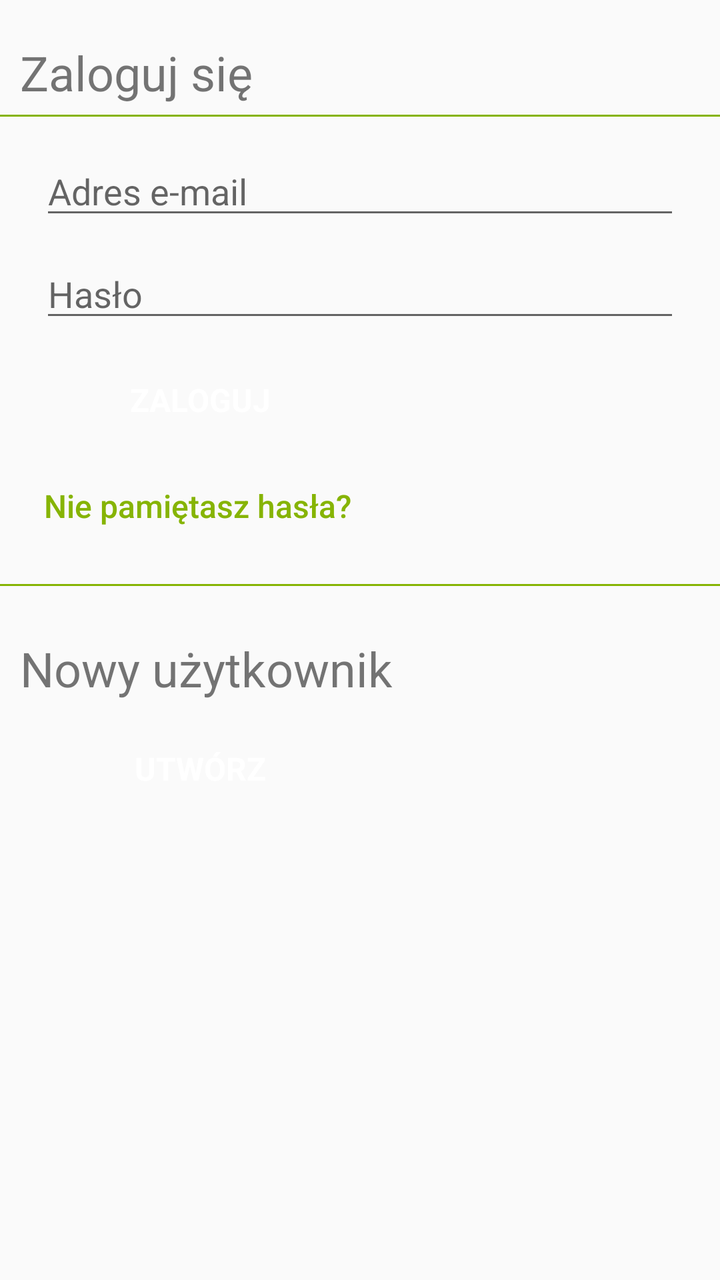
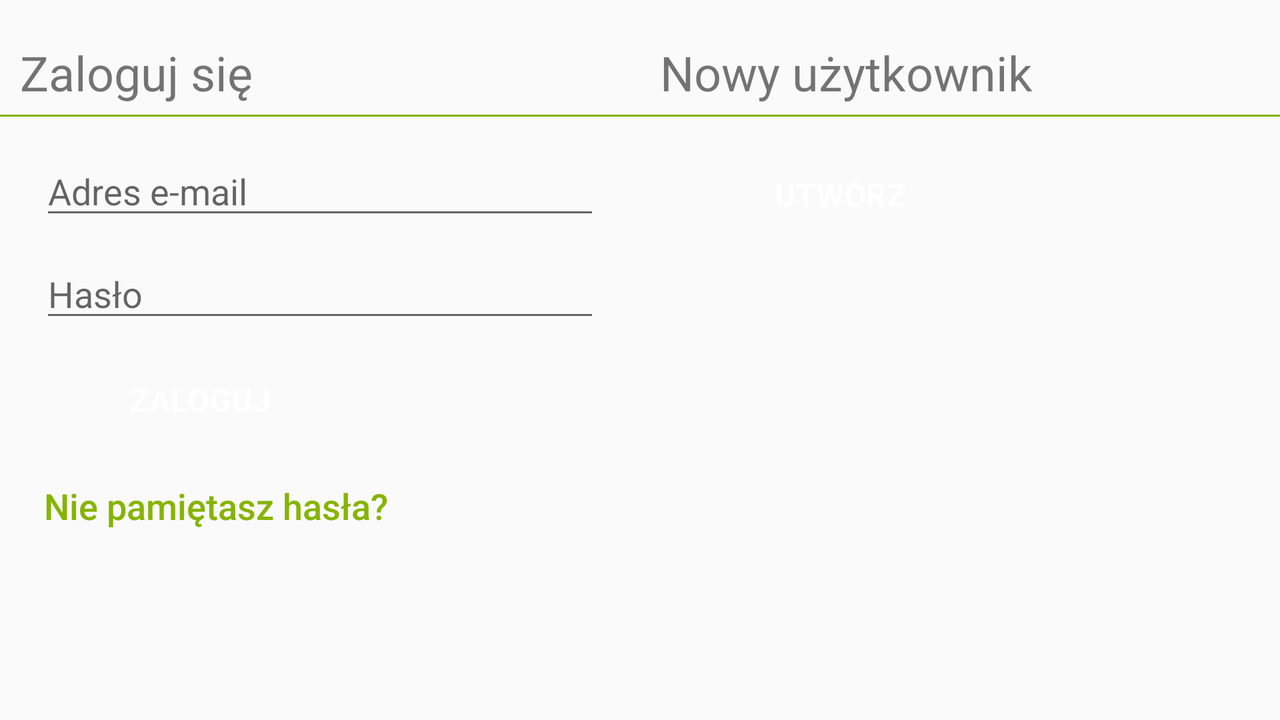

The same Android screen from two of the app's own layout files: first res/layout/ as a phone draws it, then the repository's variant for another configuration, drawn on a device whose configuration selects that folder. Both files follow.
<!-- AndroidManifest.xml: application theme AppTheme -->
<!-- res/layout/fragment_login.xml -->
<?xml version="1.0" encoding="utf-8"?>
<RelativeLayout xmlns:android="http://schemas.android.com/apk/res/android"
    android:layout_width="match_parent"
    android:layout_height="match_parent"
    xmlns:tools="http://schemas.android.com/tools"
    tools:context="pl.openpkw.openpkwmobile.fragments.LoginFragment">

    <TextView
        android:id="@+id/login.label.top"
        android:layout_width="match_parent"
        android:layout_height="wrap_content"
        android:layout_marginStart="@dimen/margin.login.left"
        android:layout_marginTop="@dimen/margin.login.top"
        android:text="@string/login.label.login"
        android:textSize="@dimen/fontsize.login.label" />

    <View
        android:id="@+id/login.separator.top"
        android:layout_width="match_parent"
        android:layout_height="@dimen/height.login.separator.top"
        android:layout_below="@id/login.label.top"
        android:layout_marginBottom="@dimen/margin.login.separator.bottom"
        android:layout_marginTop="@dimen/margin.login.separator.top"
        android:background="@color/green" />

    <EditText
        android:id="@+id/login.edittext.user"
        android:layout_width="match_parent"
        android:layout_height="wrap_content"
        android:layout_below="@id/login.separator.top"
        android:layout_marginStart="@dimen/margin.login.edittext.user.left"
        android:layout_marginEnd="@dimen/margin.login.edittext.user.right"
        android:layout_marginTop="@dimen/margin.login.edittext.user.top"
        android:hint="@string/login.label.edittext.user"
        android:inputType="textEmailAddress"
        android:textSize="@dimen/fontsize.login.edittext" />

    <EditText
        android:id="@+id/login.edittext.password"
        android:layout_width="match_parent"
        android:layout_height="wrap_content"
        android:layout_below="@id/login.edittext.user"
        android:layout_marginStart="@dimen/margin.login.edittext.password.left"
        android:layout_marginEnd="@dimen/margin.login.edittext.password.right"
        android:layout_marginTop="@dimen/margin.login.edittext.password.top"
        android:hint="@string/login.label.edittext.password"
        android:inputType="textPassword"
        android:textSize="@dimen/fontsize.login.edittext" />

    <Button
        android:id="@+id/login.button.login"
        android:layout_width="@dimen/width.login.button.login"
        android:layout_height="wrap_content"
        android:layout_below="@id/login.edittext.password"
        android:layout_marginStart="@dimen/margin.login.button.login.left"
        android:layout_marginTop="@dimen/margin.login.button.login.top"
        android:text="@string/login.buttonlabel.login"
        style="@style/green_button"/>

    <Button
        android:id="@+id/login.textlink.fpassword"
        android:layout_width="wrap_content"
        android:layout_height="wrap_content"
        android:layout_below="@id/login.button.login"
        android:layout_marginBottom="@dimen/margin.login.textlink.fpassword.bottom"
        android:paddingStart="2dp"
        android:paddingEnd="2dp"
        android:layout_marginStart="@dimen/margin.login.textlink.fpassword.left"
        android:layout_marginTop="@dimen/margin.login.textlink.fpassword.top"
        android:textAllCaps="false"
        android:textStyle="normal"
        android:background="@android:color/transparent"
        android:text="@string/login.label.fpassword"
        android:textColor="@color/green"
        style="?android:attr/borderlessButtonStyle"
        android:textSize="@dimen/fontsize.login.textlink.fpassword" />

    <View
        android:id="@+id/login.separator.bottom"
        android:layout_width="match_parent"
        android:layout_height="@dimen/height.login.separator.bottom"
        android:layout_below="@id/login.textlink.fpassword"
        android:layout_marginBottom="@dimen/margin.login.separator.bottom"
        android:layout_marginTop="@dimen/margin.login.separator.top"
        android:background="@color/green" />

    <TextView
        android:id="@+id/login.label.register"
        android:layout_width="match_parent"
        android:layout_height="wrap_content"
        android:layout_below="@id/login.separator.bottom"
        android:layout_marginStart="@dimen/margin.login.left"
        android:layout_marginTop="@dimen/margin.login.top"
        android:text="@string/login.label.newaccount"
        android:textSize="@dimen/fontsize.login.label.register" />

    <Button
        android:id="@+id/login.button.register"
        android:layout_width="@dimen/width.login.button.register"
        android:layout_height="wrap_content"
        android:layout_below="@id/login.label.register"
        android:layout_marginStart="@dimen/margin.login.button.register.left"
        android:layout_marginTop="@dimen/margin.login.button.register.top"
        android:text="@string/login.buttonlabel.newaccount"
        style="@style/green_button"/>

</RelativeLayout>
<!-- resources referenced by this layout -->
<resources>
  <item name="green" type="color">#86B404</item>
  <dimen name="fontsize.login.edittext">18sp</dimen>
  <dimen name="fontsize.login.label">24sp</dimen>
  <dimen name="fontsize.login.label.register">24sp</dimen>
  <!-- from res/values-w360dp/ -->
  <dimen name="fontsize.login.textlink.fpassword">16sp</dimen>
  <dimen name="height.login.separator.bottom">1dp</dimen>
  <dimen name="height.login.separator.top">1dp</dimen>
  <dimen name="margin.login.button.login.left">20dp</dimen>
  <dimen name="margin.login.button.login.top">10dp</dimen>
  <dimen name="margin.login.button.register.left">20dp</dimen>
  <dimen name="margin.login.button.register.top">10dp</dimen>
  <dimen name="margin.login.edittext.password.left">20dp</dimen>
  <dimen name="margin.login.edittext.password.right">20dp</dimen>
  <dimen name="margin.login.edittext.password.top">10dp</dimen>
  <dimen name="margin.login.edittext.user.left">20dp</dimen>
  <dimen name="margin.login.edittext.user.right">20dp</dimen>
  <dimen name="margin.login.edittext.user.top">10dp</dimen>
  <dimen name="margin.login.left">10dp</dimen>
  <dimen name="margin.login.separator.bottom">5dp</dimen>
  <dimen name="margin.login.separator.top">5dp</dimen>
  <dimen name="margin.login.textlink.fpassword.bottom">10dp</dimen>
  <dimen name="margin.login.textlink.fpassword.left">20dp</dimen>
  <dimen name="margin.login.textlink.fpassword.top">5dp</dimen>
  <dimen name="margin.login.top">20dp</dimen>
  <dimen name="width.login.button.login">160dp</dimen>
  <dimen name="width.login.button.register">160dp</dimen>
  <string name="login.buttonlabel.login">Zaloguj</string>
  <string name="login.buttonlabel.newaccount">Utwórz</string>
  <string name="login.label.edittext.password">Hasło</string>
  <string name="login.label.edittext.user">Adres e-mail</string>
  <string name="login.label.fpassword">Nie pamiętasz hasła?</string>
  <string name="login.label.login">Zaloguj się</string>
  <string name="login.label.newaccount">Nowy użytkownik</string>
  <!-- from res/values-v23/ -->
  <style name="green_button" parent="@android:style/Widget.Button">
          <item name="android:gravity">center_vertical|center_horizontal</item>
          <item name="android:textColor">@android:color/white</item>
          <item name="android:textSize">16sp</item>
          <item name="android:textStyle">bold</item>
          <item name="android:background">@drawable/green_button</item>
          <item name="android:textAllCaps">true</item>
          <item name="android:focusable">true</item>
          <item name="android:clickable">true</item>
      </style>
  <!-- from res/values-v23/ -->
  <style name="AppTheme" parent="Theme.AppCompat.Light.DarkActionBar">
          <item name="colorControlActivated">@color/green</item>
          <item name="actionOverflowMenuStyle">@style/OverflowMenu</item>
          <item name="dropDownListViewStyle">@style/PopupMenuListView</item>
          <item name="colorPrimary">@color/green</item>
          <item name="colorPrimaryDark">@color/dark_green</item>
      </style>
  <!-- from res/values-v23/ -->
  <style name="OverflowMenu" parent="Widget.AppCompat.PopupMenu.Overflow">
          
          <item name="android:overlapAnchor">false</item>
          <item name="android:dropDownVerticalOffset">4.0dip</item>
      </style>
  <!-- from res/values-v23/ -->
  <style name="PopupMenuListView" parent="@style/Widget.AppCompat.Light.ListView.DropDown">
          <item name="android:divider">@color/green</item>
          <item name="android:dividerHeight">1dp</item>
          <item name="android:showDividers">beginning</item>
      </style>
  <item name="dark_green" type="color">#4B610B</item>
  <!-- drawable green_button_pressed (drawable) -->
  <?xml version="1.0" encoding="utf-8"?>
  <shape xmlns:android="http://schemas.android.com/apk/res/android"
      android:shape="rectangle">
      <corners android:radius="6dp" />
      <solid android:color="@android:color/holo_orange_light" />
  </shape>
</resources>
<!-- res/layout-land/fragment_login.xml (the repository's variant of the layout above) -->
<!-- drawn on the phone turned sideways -->
<?xml version="1.0" encoding="utf-8"?>
<LinearLayout xmlns:android="http://schemas.android.com/apk/res/android"
    android:layout_width="match_parent"
    android:layout_height="match_parent"
    android:weightSum="2">

    <LinearLayout
        android:layout_width="0dp"
        android:layout_height="match_parent"
        android:layout_weight="1"
        android:orientation="vertical">

        <TextView
            android:id="@+id/login.label.top"
            android:layout_width="match_parent"
            android:layout_height="wrap_content"
            android:layout_marginLeft="@dimen/margin.login.left"
            android:layout_marginTop="@dimen/margin.login.top"
            android:text="@string/login.label.login"
            android:textSize="@dimen/fontsize.login.label" />

        <View
            android:id="@+id/login.separator.top"
            android:layout_width="match_parent"
            android:layout_height="@dimen/height.login.separator.top"
            android:layout_below="@id/login.label.top"
            android:layout_marginBottom="@dimen/margin.login.separator.bottom"
            android:layout_marginTop="@dimen/margin.login.separator.top"
            android:background="@color/green" />

        <EditText
            android:id="@+id/login.edittext.user"
            android:layout_width="match_parent"
            android:layout_height="wrap_content"
            android:layout_below="@id/login.separator.top"
            android:layout_marginLeft="@dimen/margin.login.edittext.user.left"
            android:layout_marginRight="@dimen/margin.login.edittext.user.right"
            android:layout_marginTop="@dimen/margin.login.edittext.user.top"
            android:hint="@string/login.label.edittext.user"
            android:textSize="@dimen/fontsize.login.edittext" />

        <EditText
            android:id="@+id/login.edittext.password"
            android:layout_width="match_parent"
            android:layout_height="wrap_content"
            android:layout_below="@id/login.edittext.user"
            android:layout_marginLeft="@dimen/margin.login.edittext.password.left"
            android:layout_marginRight="@dimen/margin.login.edittext.password.right"
            android:layout_marginTop="@dimen/margin.login.edittext.password.top"
            android:hint="@string/login.label.edittext.password"
            android:inputType="textPassword"
            android:textSize="@dimen/fontsize.login.edittext" />

        <Button
            android:id="@+id/login.button.login"
            android:layout_width="@dimen/width.login.button.login"
            android:layout_height="wrap_content"
            android:layout_below="@id/login.edittext.password"
            android:layout_marginLeft="@dimen/margin.login.button.login.left"
            android:layout_marginTop="@dimen/margin.login.button.login.top"
            android:text="@string/login.buttonlabel.login"
            style="@style/green_button"/>
        <Button
            android:id="@+id/login.textlink.fpassword"
            android:layout_width="wrap_content"
            android:layout_height="wrap_content"
            android:layout_below="@id/login.button.login"
            android:layout_marginBottom="@dimen/margin.login.textlink.fpassword.bottom"
            android:paddingLeft="2dp"
            android:layout_marginLeft="@dimen/margin.login.textlink.fpassword.left"
            android:layout_marginTop="@dimen/margin.login.textlink.fpassword.top"
            android:textAllCaps="false"
            android:textStyle="normal"
            android:background="@android:color/transparent"
            android:text="@string/login.label.fpassword"
            android:textColor="@color/green"
            style="?android:attr/borderlessButtonStyle"
            android:textSize="@dimen/fontsize.login.textlink.fpassword" />


    </LinearLayout>

    <LinearLayout
        android:layout_width="0dp"
        android:layout_height="match_parent"
        android:layout_weight="1"
        android:orientation="vertical">

        <TextView
            android:id="@+id/login.label.register"
            android:layout_width="match_parent"
            android:layout_height="wrap_content"
            android:layout_marginLeft="@dimen/margin.login.left"
            android:layout_marginTop="@dimen/margin.login.top"
            android:text="@string/login.label.newaccount"
            android:textSize="@dimen/fontsize.login.label" />

        <View
            android:id="@+id/login.separator.bottom"
            android:layout_width="match_parent"
            android:layout_height="@dimen/height.login.separator.bottom"
            android:layout_below="@id/login.label.register"
            android:layout_marginBottom="@dimen/margin.login.separator.bottom"
            android:layout_marginTop="@dimen/margin.login.separator.top"
            android:background="@color/green" />

        <Button
            android:id="@+id/login.button.register"
            android:layout_width="@dimen/width.login.button.register"
            android:layout_height="wrap_content"
            android:layout_below="@id/login.separator.bottom"
            android:layout_marginLeft="@dimen/margin.login.button.register.left"
            android:layout_marginTop="@dimen/margin.login.button.register.top"
            android:text="@string/login.buttonlabel.newaccount"
            style="@style/green_button"/>
    </LinearLayout>

</LinearLayout>
<!-- resources referenced by the variant -->
<!-- as the phone turned sideways resolves them -->
<resources>
  <item name="green" type="color">#86B404</item>
  <dimen name="fontsize.login.edittext">18sp</dimen>
  <dimen name="fontsize.login.label">24sp</dimen>
  <!-- from res/values-w600dp/ -->
  <dimen name="fontsize.login.textlink.fpassword">18sp</dimen>
  <dimen name="height.login.separator.bottom">1dp</dimen>
  <dimen name="height.login.separator.top">1dp</dimen>
  <dimen name="margin.login.button.login.left">20dp</dimen>
  <dimen name="margin.login.button.login.top">10dp</dimen>
  <dimen name="margin.login.button.register.left">20dp</dimen>
  <dimen name="margin.login.button.register.top">10dp</dimen>
  <dimen name="margin.login.edittext.password.left">20dp</dimen>
  <dimen name="margin.login.edittext.password.right">20dp</dimen>
  <dimen name="margin.login.edittext.password.top">10dp</dimen>
  <dimen name="margin.login.edittext.user.left">20dp</dimen>
  <dimen name="margin.login.edittext.user.right">20dp</dimen>
  <dimen name="margin.login.edittext.user.top">10dp</dimen>
  <dimen name="margin.login.left">10dp</dimen>
  <dimen name="margin.login.separator.bottom">5dp</dimen>
  <dimen name="margin.login.separator.top">5dp</dimen>
  <dimen name="margin.login.textlink.fpassword.bottom">10dp</dimen>
  <dimen name="margin.login.textlink.fpassword.left">20dp</dimen>
  <dimen name="margin.login.textlink.fpassword.top">5dp</dimen>
  <dimen name="margin.login.top">20dp</dimen>
  <dimen name="width.login.button.login">160dp</dimen>
  <dimen name="width.login.button.register">160dp</dimen>
  <string name="login.buttonlabel.login">Zaloguj</string>
  <string name="login.buttonlabel.newaccount">Utwórz</string>
  <string name="login.label.edittext.password">Hasło</string>
  <string name="login.label.edittext.user">Adres e-mail</string>
  <string name="login.label.fpassword">Nie pamiętasz hasła?</string>
  <string name="login.label.login">Zaloguj się</string>
  <string name="login.label.newaccount">Nowy użytkownik</string>
  <!-- from res/values-v23/ -->
  <style name="green_button" parent="@android:style/Widget.Button">
          <item name="android:gravity">center_vertical|center_horizontal</item>
          <item name="android:textColor">@android:color/white</item>
          <item name="android:textSize">16sp</item>
          <item name="android:textStyle">bold</item>
          <item name="android:background">@drawable/green_button</item>
          <item name="android:textAllCaps">true</item>
          <item name="android:focusable">true</item>
          <item name="android:clickable">true</item>
      </style>
  <!-- from res/values-v23/ -->
  <style name="AppTheme" parent="Theme.AppCompat.Light.DarkActionBar">
          <item name="colorControlActivated">@color/green</item>
          <item name="actionOverflowMenuStyle">@style/OverflowMenu</item>
          <item name="dropDownListViewStyle">@style/PopupMenuListView</item>
          <item name="colorPrimary">@color/green</item>
          <item name="colorPrimaryDark">@color/dark_green</item>
      </style>
  <!-- from res/values-v23/ -->
  <style name="OverflowMenu" parent="Widget.AppCompat.PopupMenu.Overflow">
          
          <item name="android:overlapAnchor">false</item>
          <item name="android:dropDownVerticalOffset">4.0dip</item>
      </style>
  <!-- from res/values-v23/ -->
  <style name="PopupMenuListView" parent="@style/Widget.AppCompat.Light.ListView.DropDown">
          <item name="android:divider">@color/green</item>
          <item name="android:dividerHeight">1dp</item>
          <item name="android:showDividers">beginning</item>
      </style>
  <item name="dark_green" type="color">#4B610B</item>
  <!-- drawable green_button_pressed (drawable) -->
  <?xml version="1.0" encoding="utf-8"?>
  <shape xmlns:android="http://schemas.android.com/apk/res/android"
      android:shape="rectangle">
      <corners android:radius="6dp" />
      <solid android:color="@android:color/holo_orange_light" />
  </shape>
</resources>
